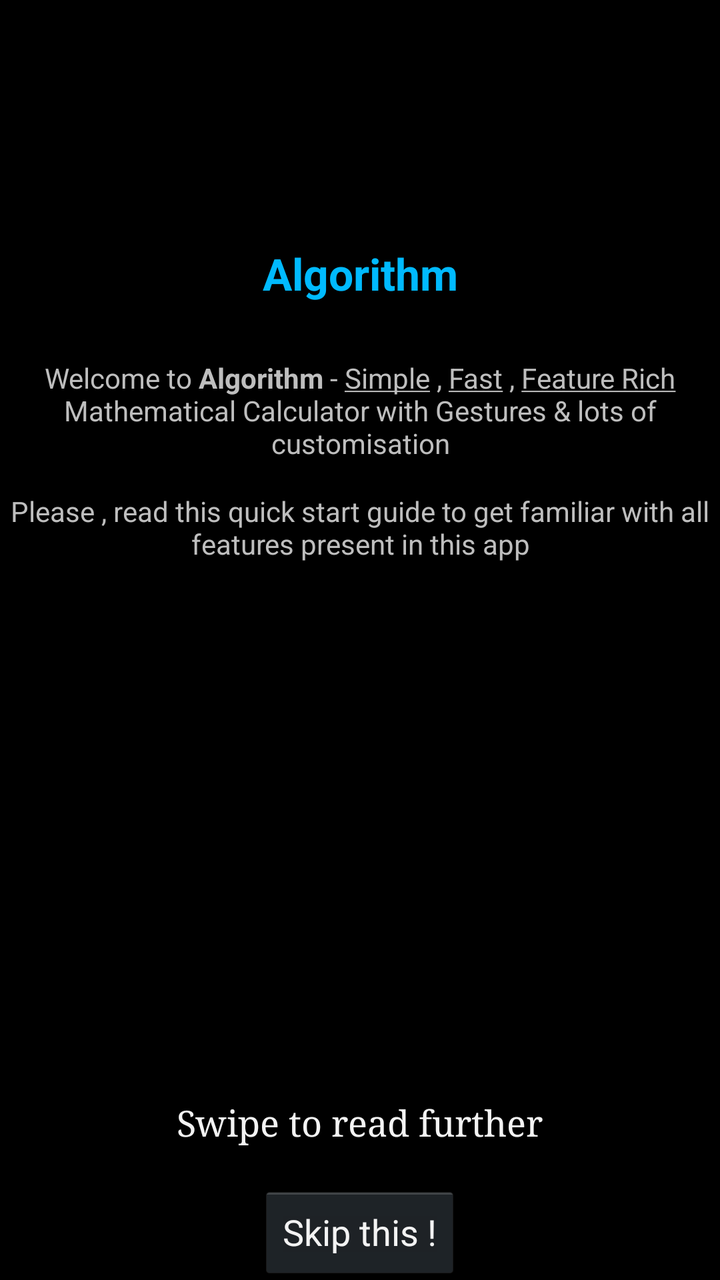
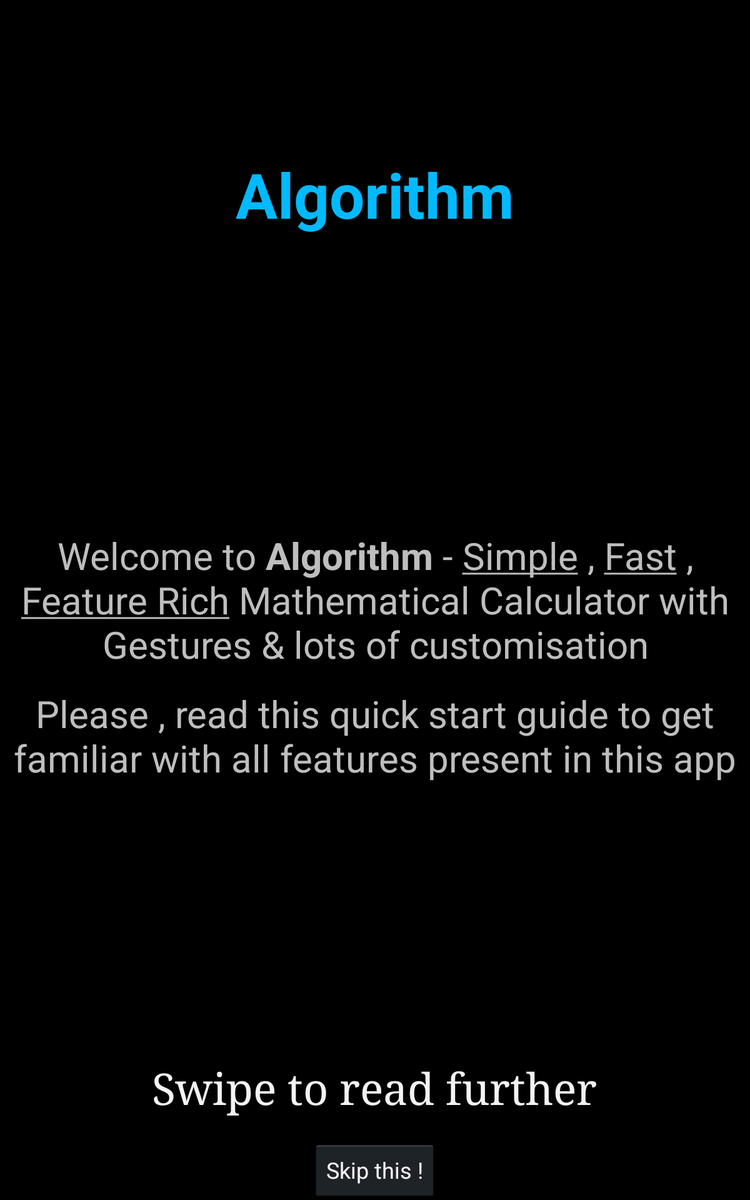

An Android layout and its configuration variant, each rendered on a device that would load it. The default file and the variant file are quoted in full after the pictures.
<!-- AndroidManifest.xml: application theme holo.redesign -->
<!-- res/layout/quick_welcome.xml -->
<RelativeLayout xmlns:android="http://schemas.android.com/apk/res/android"
    xmlns:tools="http://schemas.android.com/tools"
    android:layout_width="match_parent"
    android:layout_height="match_parent" >

    <ImageView
        android:id="@+id/imageView2"
        android:layout_width="match_parent"
        android:layout_height="122dp"
        android:layout_alignParentLeft="true"
        android:layout_alignParentTop="true"
        android:contentDescription="@string/app_name"
        android:src="@drawable/ic_launcher" />

    <TextView
        android:id="@+id/textView2"
        android:layout_width="wrap_content"
        android:layout_height="wrap_content"
        android:layout_alignParentLeft="true"
        android:layout_alignParentRight="true"
        android:layout_below="@+id/imageView2"
        android:text="@string/app_name"
        android:gravity="center"
        android:textColor="@color/androidblue"
        android:textAppearance="?android:attr/textAppearanceLarge"
        android:textStyle="bold" />

    <TextView
        android:id="@+id/textView1"
        android:layout_width="wrap_content"
        android:layout_height="wrap_content"
        android:layout_alignParentLeft="true"
        android:layout_alignParentRight="true"
        android:layout_below="@+id/textView2"
        android:layout_marginTop="28dp"
        android:gravity="center"
        android:text="@string/quick_welcome_intro" />

    <TextView
        android:id="@+id/textView3"
        android:layout_width="wrap_content"
        android:layout_height="wrap_content"
        android:layout_alignParentRight="true"
        android:layout_below="@+id/textView1"
        android:layout_marginTop="15dp"
        android:gravity="center"
        android:text="@string/quick_start" />

    <Button
        android:id="@+id/button1"
        android:layout_width="wrap_content"
        android:layout_height="wrap_content"
        android:layout_alignParentBottom="true"
        android:layout_centerHorizontal="true"
        android:text="@string/skip_guide" />

    <TextView
        android:id="@+id/textView4"
        android:layout_width="wrap_content"
        android:layout_height="wrap_content"
        android:layout_above="@+id/button1"
        android:layout_centerHorizontal="true"
        android:layout_marginBottom="19dp"
        android:text="@string/quick_swipe"
        android:textAppearance="?android:attr/textAppearanceMedium"
        android:typeface="serif" />

</RelativeLayout>
<!-- resources referenced by this layout -->
<resources>
  <color name="androidblue">#00BAFF</color>
  <string name="app_name">Algorithm</string>
  <string name="quick_start">Please , read this quick start guide to get familiar with all features present in this app</string>
  <string name="quick_swipe">Swipe to read further</string>
  <string name="quick_welcome_intro">Welcome to <b>Algorithm</b> - <u>Simple</u> , <u>Fast</u> , <u>Feature Rich</u> Mathematical Calculator with Gestures &amp; lots of customisation</string>
  <string name="skip_guide">Skip this !</string>
  <!-- from res/values-v14/ -->
  <style name="holo.redesign" parent="@android:style/Theme.Holo" />
</resources>
<!-- res/layout-sw600dp/quick_welcome.xml (the repository's variant of the layout above) -->
<!-- drawn on a 7-inch tablet held upright -->
<RelativeLayout xmlns:android="http://schemas.android.com/apk/res/android"
    xmlns:tools="http://schemas.android.com/tools"
    android:layout_width="match_parent"
    android:layout_height="match_parent" >

    <ImageView
        android:id="@+id/imageView2"
        android:layout_width="match_parent"
        android:layout_height="122dp"
        android:layout_alignParentLeft="true"
        android:layout_alignParentTop="true"
        android:contentDescription="@string/app_name"
        android:src="@drawable/ic_launcher" />

    <TextView
        android:id="@+id/textView2"
        android:layout_width="wrap_content"
        android:layout_height="wrap_content"
        android:layout_alignParentLeft="true"
        android:layout_alignParentRight="true"
        android:layout_below="@+id/imageView2"
        android:text="@string/app_name"
        android:gravity="center"
        android:textSize="50sp"
        android:textColor="@color/androidblue"
        android:textAppearance="?android:attr/textAppearanceLarge"
        android:textStyle="bold" />

    <TextView
        android:id="@+id/textView3"
        android:layout_width="wrap_content"
        android:layout_height="wrap_content"
        android:layout_alignParentRight="true"
        android:layout_below="@+id/textView1"
        android:layout_marginTop="15dp"
        android:gravity="center"
        android:textSize="30sp"
        android:text="@string/quick_start" />

    <Button
        android:id="@+id/button1"
        android:layout_width="wrap_content"
        android:layout_height="wrap_content"
        android:layout_alignParentBottom="true"
        android:layout_centerHorizontal="true"
        android:text="@string/skip_guide" />

    <TextView
        android:id="@+id/textView4"
        android:layout_width="wrap_content"
        android:layout_height="wrap_content"
        android:layout_above="@+id/button1"
        android:layout_centerHorizontal="true"
        android:layout_marginBottom="19dp"
        android:text="@string/quick_swipe"
        android:textSize="35sp"
        android:textAppearance="?android:attr/textAppearanceMedium"
        android:typeface="serif" />

    <TextView
        android:id="@+id/textView1"
        android:layout_width="wrap_content"
        android:layout_height="wrap_content"
        android:layout_alignParentLeft="true"
        android:layout_alignParentRight="true"
        android:layout_centerVertical="true"
        android:gravity="center"
        android:text="@string/quick_welcome_intro"
        android:textSize="30sp" />

</RelativeLayout>
